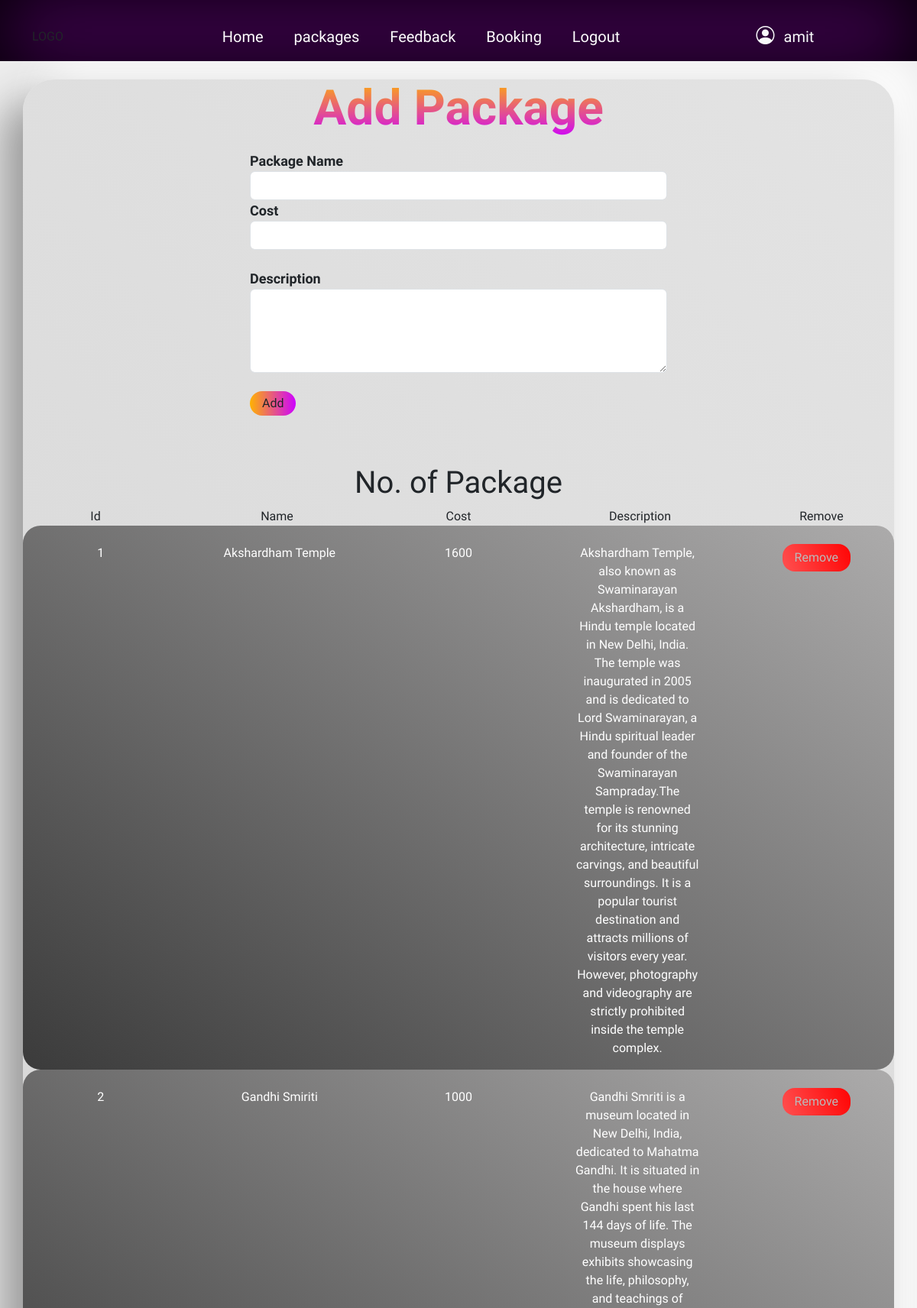
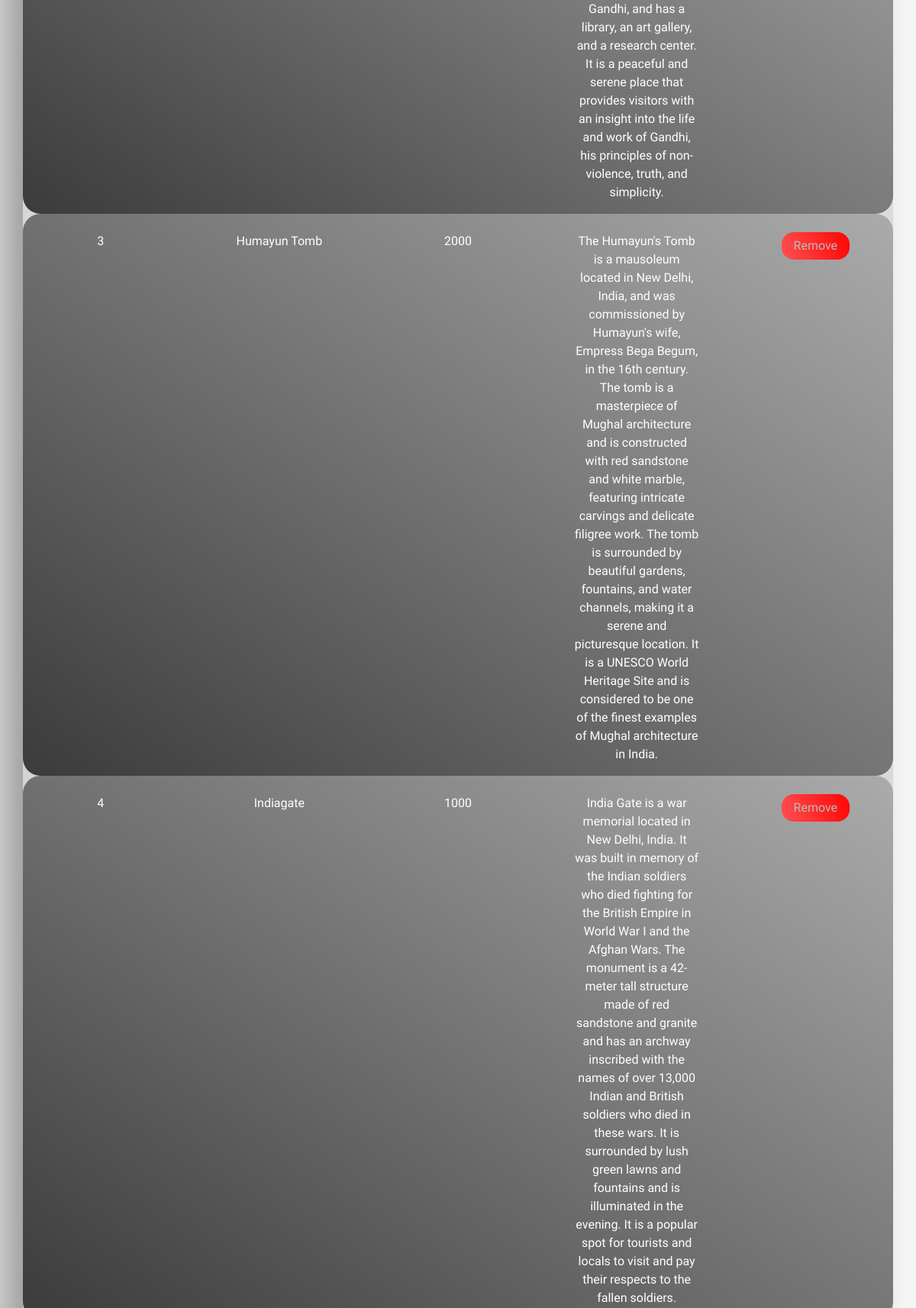
Page /adminpackages.php (signed in, upper part) on the committed database (2 pictures, top to bottom).
### tables this page shows
CREATE TABLE `packages` (
  `id` int(11) NOT NULL,
  `name` varchar(32) DEFAULT NULL,
  `cost` int(200) DEFAULT NULL,
  `description` mediumtext DEFAULT NULL
);

### adminpackages.php (the view, shortened to what this page needs)
<?php
if(isset($_SESSION['aid'])){
?>
<?php
$con=mysqli_connect("localhost","root","","trip");
?>
<!DOCTYPE html>
<html lang="en">
<head>
    <link rel="stylesheet" href="https://cdn.jsdelivr.net/npm/bootstrap-icons@1.10.3/font/bootstrap-icons.css">
    <link href="https://cdn.jsdelivr.net/npm/bootstrap@5.3.0-alpha1/dist/css/bootstrap.min.css" rel="stylesheet">
</head>
<body>
<div class="main-head">
<div class="container">
    <div class="row pt-3 justify-content-around align-items-center main-nav">
                <div class="col-lg-2">LOGO</div>
                <div class="col-lg-7 menu text-center d-none d-lg-block">
                    <ul>
                        <li><a href="adminindex.php">Home</a></li>
                        <li><a href="adminpackages.php">packages</a></li>
                        <li><a href="adminfeedback.php">Feedback</a></li>
                        <li><a href="adminbooking.php">Booking</a></li>
                        <li><a href="logout.php">Logout</a></li>
                    </ul>
                </div>
                <d class="col-lg-3 text-center ">
                <i class="bi bi-person-circle text-light h4"></i>
                 <span class="text-light lead ms-2"> <?php echo $_SESSION['aname'];?></span>
                </d>
            </div>
    </div>
</div>
<br>
    <div>
        <div class="container seventh">
            <div class="text-center h1 gradient-text">Add Package</div>
            <div class="row justify-content-center aling-items-center mt-3">
                <div class="col-6 button">
                    <form action="" method="post">
                        <label for="package">Package Name</label>
                        <input type="text" class="form-control" id="package" name="package">
                        <label for="cost">Cost</label>
                        <input type="text" class="form-control" id="cost" name="cost">
                        <br>
                        <label for="descp">Description</label>
                        <textarea name="descp" id="" cols="30" rows="4" class="form-control"></textarea>
                        <br>
                        <button type="submit" value="submit" name="submit" class="btn rounded-pill px-3">Add</button>
                    </form>
                </div>
            </div>
            <br>
            <br>
            <div class="text-center h1 mt-3">No. of Package</div>
            <div class="row justify-content-center mt-2 text-center">
                <div class="col-12 text-center">
                    <div class="main-table ">
                    <div class="row justify-content-between">
                                    <div class="col-2">Id</div>
                                    <div class="col-2">Name</div>
                                    <div class="col-2">Cost</div>
                                    <div class="col-2">Description</div>
                                    <div class="col-2">Remove</div>
            </div>
                    <?php
                            $exe=mysqli_query($con, "SELECT * FROM packages");
                            if($exe){
                                while($row=mysqli_fetch_array($exe)){
                            ?>
                    <div class="row-cards  row justify-content-between ">
                        <div class="col-2 mt-2">
                            <?php echo $row['id'];?>
                        </div>
                        <div class="col-2 mt-2">
                        <?php echo $row['name'];?>
                        </div>
                        <div class="col-2 mt-2">
                        <?php echo $row['cost'];?>
                        </div>
                        <div class="col-2 mt-2">
                            <?php echo $row['description'];?>
                        </div>
                        <div class="col-2 mt-2">
                            <form action="" method="post">
                                        <button type="submit" value="<?php echo $row['id'];?>" name="sub" class="btn px-3">Remove</button>
                                    </form>
                        </div>
                    </div>
                    <?php
                       }
                    }
                 ?>
                </div>
                </div>
            </div>
        </div>
    </div>
</body>
</html>
<?php
}else{
    header("location:login.php");
}
?>

### rows in the picture
packages: id "1", name "Akshardham Temple", cost "1600", description "Akshardham Temple, also known as Swaminarayan Akshardham, is a Hindu temple located in New Delhi, India. The temple was inaugurated in 2005 and is dedicated to Lord Swaminarayan, a Hindu spiritual leader and founder of the Swaminarayan Sampraday.The temple is renowned for its stunning architecture, intricate carvings, and beautiful surroundings. It is a popular tourist destination and attracts millions of visitors every year. However, photography and videography are strictly prohibited inside the temple complex."
packages: id "2", name "Gandhi Smiriti", cost "1000", description "Gandhi Smriti is a museum located in New Delhi, India, dedicated to Mahatma Gandhi. It is situated in the house where Gandhi spent his last 144 days of life. The museum displays exhibits showcasing the life, philosophy, and teachings of Gandhi, and has a library, an art gallery, and a research center. It is a peaceful and serene place that provides visitors with an insight into the life and work of Gandhi, his principles of non-violence, truth, and simplicity."
packages: id "3", name "Humayun Tomb", cost "2000", description "The Humayun's Tomb is a mausoleum located in New Delhi, India, and was commissioned by Humayun's wife, Empress Bega Begum, in the 16th century. The tomb is a masterpiece of Mughal architecture and is constructed with red sandstone and white marble, featuring intricate carvings and delicate filigree work. The tomb is surrounded by beautiful gardens, fountains, and water channels, making it a serene and picturesque location. It is a UNESCO World Heritage Site and is considered to be one of the finest examples of Mughal architecture in India."
packages: id "4", name "Indiagate", cost "1000", description "India Gate is a war memorial located in New Delhi, India. It was built in memory of the Indian soldiers who died fighting for the British Empire in World War I and the Afghan Wars. The monument is a 42-meter tall structure made of red sandstone and granite and has an archway inscribed with the names of over 13,000 Indian and British soldiers who died in these wars. It is surrounded by lush green lawns and fountains and is illuminated in the evening. It is a popular spot for tourists and locals to visit and pay their respects to the fallen soldiers."

### other values in the picture
$_SESSION['aname'] "amit"
